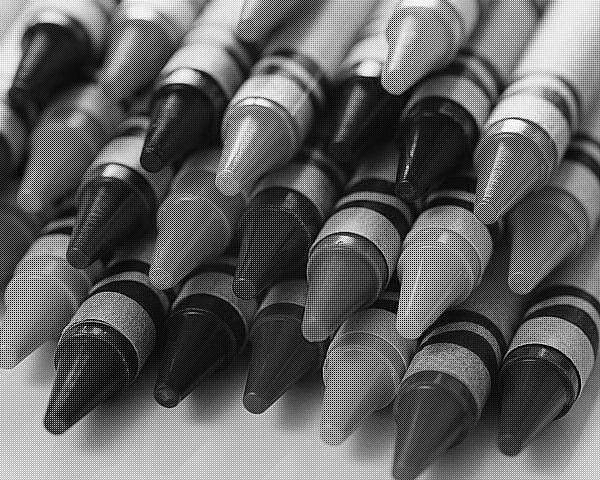
#> input picture Resources/crayons_mosaic.bmp, 600 x 480 px
$ python DEMOSAIC.py
#> lines starting #> are read from the running program, lines starting #| are printed output that depends on the picture
import cv2
import numpy as np
import os
#-------------image names
# name of images you want to load
format1=".bmp"
format2=".jpg"
mosaic="Resources/crayons_mosaic"
org="Resources/crayons"


#------------PART1

#---image split and seprate R G B pattern Channels

image=cv2.imread(mosaic+format1)
#> image is the input picture: shape (480, 600, 3); min 0, max 255, mean 98.1
image=np.float32(image)

b,g,r=cv2.split(image)


for i in range(b.shape[0]):
    for j in range(b.shape[1]):
        if i%2 ==0 and j%2 ==0:
           b[i][j]=b[i][j]
        else:
            b[i][j]=0
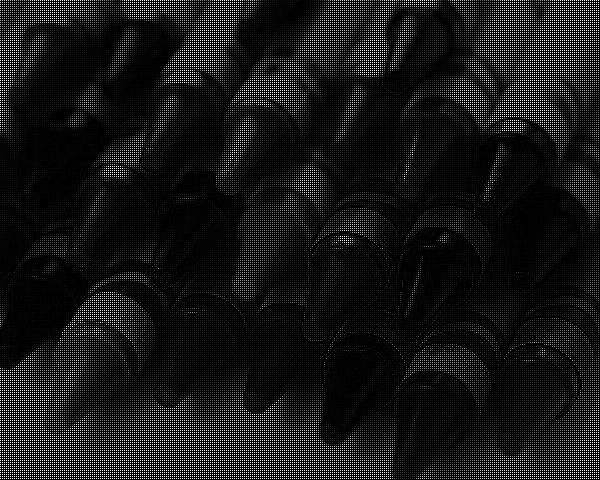
#> b: shape (480, 600) float32; min 0, max 255, mean 21.9
for i in range(r.shape[0]):
    for j in range(r.shape[1]):
        if i%2 ==0 and j%2 ==1:
           r[i][j]=r[i][j]
        elif i%2 ==1 and j%2 ==0:
           r[i][j]=r[i][j]
        else:
            r[i][j]=0
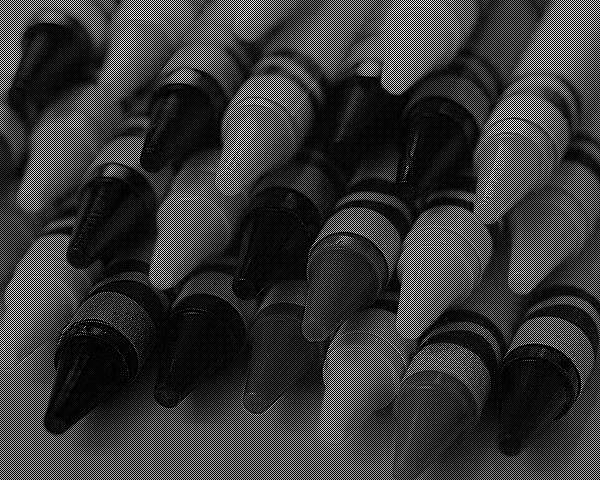
#> r: shape (480, 600) float32; min 0, max 255, mean 54.6
for i in range(g.shape[0]):
    for j in range(g.shape[1]):
        if i%2 ==1 and j%2 ==1:
           g[i][j]=g[i][j]
        else:
            g[i][j]=0
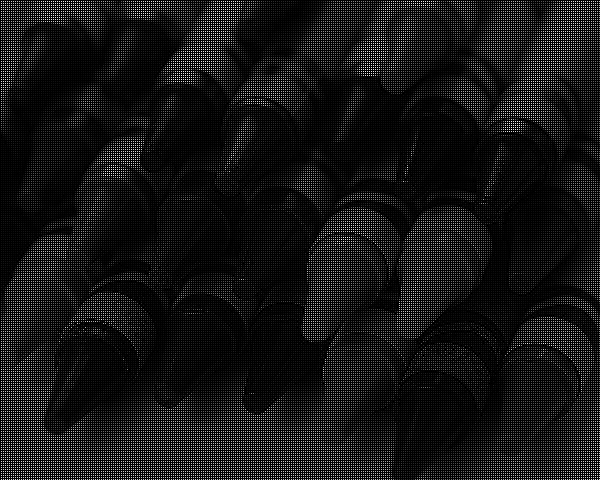
#> g: shape (480, 600) float32; min 0, max 255, mean 21.7


#---------------------creting Karnels and applying
## 3 X 3 Kernals for images
kb=np.array([[.25,.5,.25],[.5,1,.5],[.25,.5,.25]]) #kb kernal Blue
kg=np.array([[.25,.5,.25],[.5,1,.5],[.25,.5,.25]]) #kg Kernal Green
kr=np.array([[0,.25,0],[.25,1,.25],[0,.25,0]]) #kr Kernal Red


b1 = cv2.filter2D(b,-1, kb) #Blue After Filter 2D
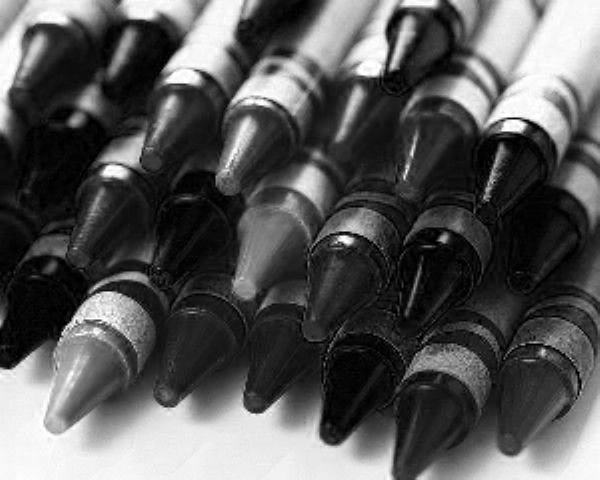
#> b1: shape (480, 600) float32; min 0, max 255, mean 87.5
g1 = cv2.filter2D(g,-1, kg) #Green After Filter 2D
r1 = cv2.filter2D(r,-1, kr) #Blue After Filter 2D
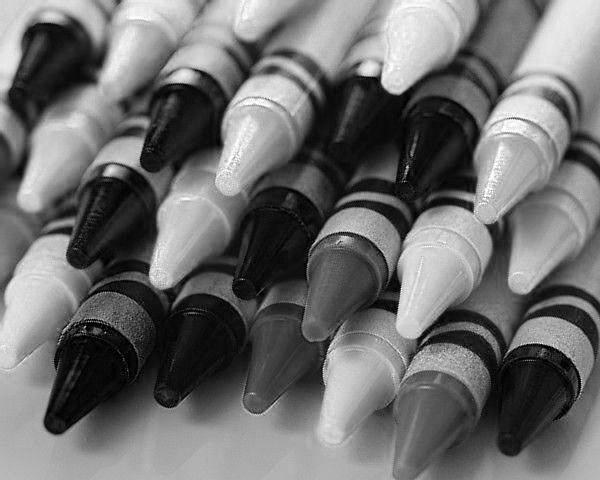
#> r1: shape (480, 600) float32; min 0, max 255, mean 109.2

img = cv2.merge((b1,g1,r1)) #merge b g r
img=np.uint8(img) # convert float32 to uint8
cv2.imwrite(org+"_DeMosiac"+format1,img)
cv2.imshow("DUPLICATE IMAGE",img)


#------------------------- Reading Orignal Image , convert to float32 and split
#b2 is Blue Orignal g2 Green Orignal r2 is Red Orignal

imageorg=cv2.imread(org+format2)
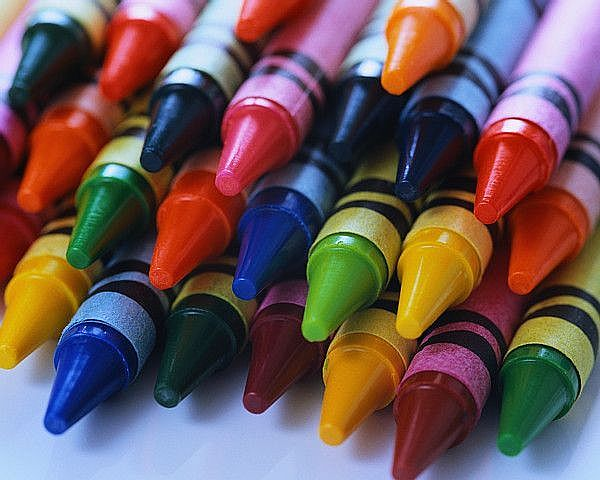
#> input picture Resources/crayons.jpg, 600 x 480 px
#> imageorg is the input picture: shape (480, 600, 3); mean B, G, R 87.5, 86.5, 109.2
imageorg=np.float32(imageorg)
b2,g2,r2=cv2.split(imageorg)


# bo orignal Blue in float32 between 0 and 1
# bd new created Blue in float32 between 0 and 1
bo=b2/255
go=g2/255
ro=r2/255
bd=b1/255
gd=g1/255
rd=r1/255

bnew=((bo-bd)**2)**.5
gnew=((go-gd)**2)**.5
rnew=((ro-rd)**2)**.5


new=cv2.merge((bnew*255,gnew*255,rnew*255))
new=np.uint8(new)
cv2.imshow("MINUS",new)
cv2.imwrite(org+"_OrignalMinusDeMosiac"+format1,new)

#---------------------PART 2-------------------------------------
n1=gd-rd
n2=bd-rd  # subtract red channel
n1 = cv2.medianBlur(n1,3) #apply median blur
n2 = cv2.medianBlur(n2,3)
n1=(n1+rd) # add red channel
n2=(n2+rd)
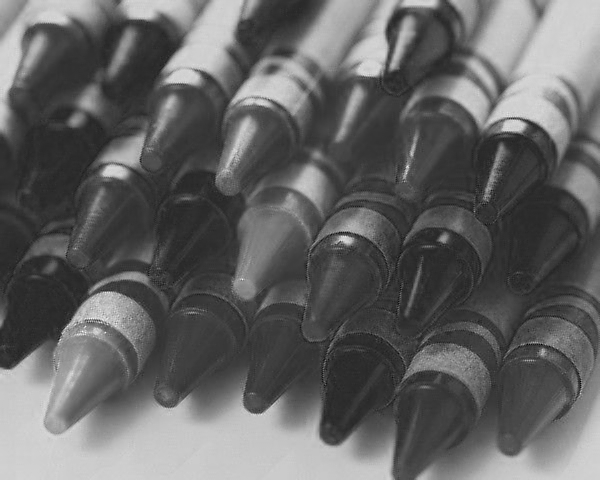
#> n2: shape (480, 600) float32; min -0.238, max 1.25, mean 0.343; drawn with min black and max white
n1=np.clip(n1,0,1) # clip values
n2=np.clip(n2,0,1)
n1=n1*255
n2=n2*255
n3=rd*255
img2 = cv2.merge((n2,n1,n3)) #merge channels
img2=np.uint8(img2) #convert to 0-255
cv2.imshow("METHOD",img2)
cv2.imwrite(org+"_BillFreeMan"+format1,img2)

image=np.uint8(image)
cv2.imshow("MOSIAC",image)

#----------------------creating diff image similar as above
b3=((bo-n2/255)**2)**.5
g3=((go-n1/255)**2)**.5
r3=((ro-rd)**2)**.5
new=cv2.merge((b3*255,g3*255,r3*255))
new=np.uint8(new)

cv2.imshow("MINUS2",new)
cv2.imwrite(org+"_OrignalMinusBillFreeMan"+format1,new)


cv2.moveWindow("MOSIAC", 0, 513)
cv2.imshow("ORIGNAL",np.uint8(imageorg))
cv2.moveWindow("ORIGNAL", 0, 0)
cv2.moveWindow("DUPLICATE IMAGE", 610, 0)
cv2.moveWindow("MINUS", 610, 513)
cv2.moveWindow("METHOD", 1220, 0)
cv2.moveWindow("MINUS2", 1220, 513)
